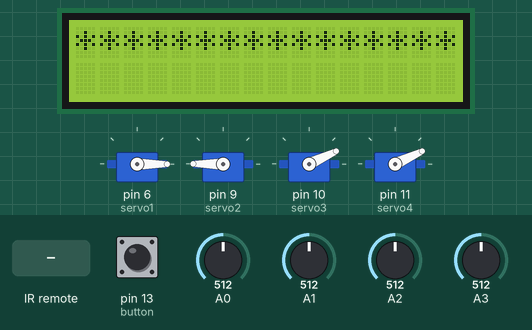
Simulated run of this sketch. Board: Arduino Uno, built with avr-gcc and run on an emulated ATmega328P. Parts: 4 × servo, 16×2 character LCD. The inputs (shaded band) are chosen by the test bench; at power-on: pin 13 (button) LOW, A0 = 512, A1 = 512, A2 = 512, A3 = 512. What the sketch prints to the serial monitor is not drawn.

Above: at 0.1 s.
2.3 s: infrared code 0xFF629D received
At 3.3 s:
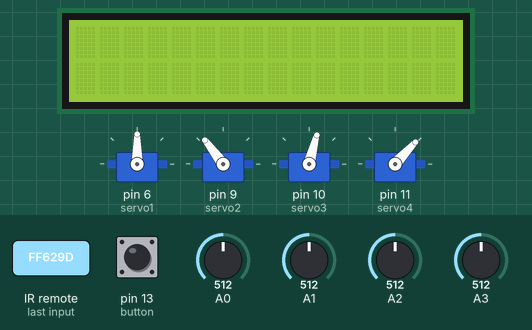
4.2 s: infrared code 0xFF30CF received
7.7 s: pin 13 (button) pulled HIGH for 1.6 s
At 9.5 s:
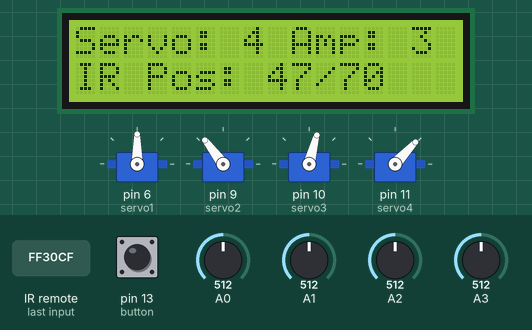
11.3 s: pin 13 (button) pulled HIGH for 3.2 s
Timing chart, 0 to 14.3 s (numbered marks = the images above; inputs shaded):
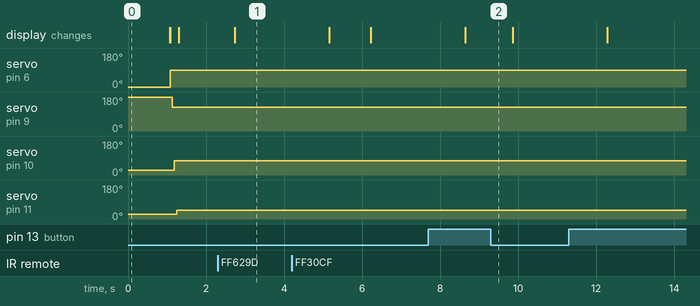

The sketch:

Robot_Arm_Test.ino
```cpp
/*** header block ***
 * code file name: Test_Robot_Arm.ino
 * code description: Control a robot arm using an analog and advanced sensor
 * hardware required: [UNO, USB Cable, Breadboard, Jumper Wires, Push Button, LED, 10k ohms Resistor, 330 ohms Resistor,
					   1K Potentiometer, 16x2 LCD Display, Servo motor, IR Receiver, Remote]
 * IDE version used to test code: 1.8.13
 * programmer(s) name: Oluwasegun Atolagbe
 * date when code is created/modified: 17/02/2021
 * code version: 1.0
 ***/

// pre-processor directives
#include "IRremote.h"
#include <Servo.h>
#include <LiquidCrystal.h>

// pin name definitions
const int button = 13, receiver = 5,
          servo1 = 6, servo2 = 9, servo3 = 10, servo4 = 11, /** SERVO PWN Pins **/
          d4 = 2, d5 = 3, d6 = 4, d7 = 7, en = 8, rs = 12; /** LCD Pins **/

// class/object declarations
IRrecv remote(receiver);  // create instance of 'remote'
// with signal pin of IR receiver to Arduino Digital PWM Pin 5
decode_results code; // create instance of 'decode_results'
Servo myservo1, myservo2, myservo3, myservo4;  // create servo object to control servos
LiquidCrystal lcd(rs, en, d4, d5, d6, d7);  // create lcd object to send data to lcd

// global variables
const int m1n[] = {0, 75, 25, 25}, m4x[] = {180, 180, 125, 70}; /** Min and Max value for servos **/
int p0s = 0, servoP0s[] = {0, 75, 25, 25}, amp[] = {3, 3, 3, 3};
bool p0wer = 1, m0de = 1;

void setup() {
   // configure data communication
  Serial.begin(9600); Serial.println("--> Start <--");

   // code that runs only once
  remote.enableIRIn(); // Start the receiver

  myservo1.attach(servo1); myservo2.attach(servo2); myservo3.attach(servo3); myservo4.attach(servo4);
  myservo1.write(m1n[0]); myservo2.write(m4x[1]); myservo3.write(m1n[2]); myservo4.write(m1n[3]);

  lcd.begin(16, 2); lcd.print("****************");
  delay(1000);
  lcd.clear(); lcd.print("--> Start <--");
}

void loop() {
  // data processing
  power();

  if (m0de) {
    potControl();

    if (remote.decode(&code) && (code.value == 0xFF629D)) { // have we received an IR signal?
      m0de = !m0de;
      remote.resume(); // receive the next value
    }
  } else {
    if (remote.decode(&code)) { // have we received an IR signal?
      irControl();
      remote.resume(); // receive the next value
    }
  }

  // data output
  sendLCD();

   // data communication
  sendSerial();

  delay(1000);
}

// user defined functions
char translateIR() {  // takes action based on IR code received
  switch (code.value) { // describing Remote IR codes
    case 0xFFA25D: return '-';
    case 0xFFE21D: return '+';
    case 0xFF629D: return 'C';
    case 0xFF22DD: return '<';
    case 0xFF02FD: return '>';
    case 0xFFC23D: return 'P';
    case 0xFFE01F: return '(';
    case 0xFFA857: return ')';
    case 0xFF30CF: return '1';
    case 0xFF18E7: return '2';
    case 0xFF7A85: return '3';
    case 0xFF10EF: return '4';
    case 0xFFFFFFFF: break;
    default: return 'I';
  }

  delay(500);
}

void power() {
  delay(2);

  if (digitalRead(button)) {
    if (p0wer) {
      lcd.display();
    }
    else {
      lcd.noDisplay();
    }
  } else {
    lcd.noDisplay();
  }
}

void sendSerial() {
  Serial.print("\nPower: ");
  Serial.print(p0wer);
  Serial.print("\tMode: ");
  Serial.println(m0de);

  for (int i = 0; i < 4; i++) {
    Serial.print("Servo: ");
    Serial.println(i + 1);

    Serial.print("Position: ");
    Serial.print(m1n[i]);
    Serial.print(" / ");
    Serial.print(servoP0s[i]);
    Serial.print(" / ");
    Serial.println(m4x[i]);

    Serial.print("Amplitude: ");
    Serial.println(amp[i]);
  }

  delay(25);
}

void sendLCD() {
  lcd.clear();

  lcd.setCursor(0, 0);
  if (!m0de) {
    lcd.print("Servo: ");
    lcd.print(p0s + 1);
    lcd.print(" Amp: ");
    lcd.print(amp[p0s]);
  } else {
    lcd.print("Using ANALOG IN");
  }

  lcd.setCursor(0, 1);
  if (!m0de) {
    lcd.print("IR ");
  };
  lcd.print("Pos: ");
  lcd.print(servoP0s[p0s]);
  lcd.print("/");
  lcd.print(m4x[p0s]);

  delay(25);
}

void irControl() {  // takes action based on IR code received
  switch (translateIR()) {
    case '-': if (p0s > 0) {
        p0s--;
      } break;
    case '+': if (p0s < 3) {
        p0s++;
      } break;
    case 'C': m0de = !m0de; break;
    case '<': if (servoP0s[p0s] > m1n[p0s]) {
        servoP0s[p0s] -= amp[p0s];
      } break;
    case '>': if (servoP0s[p0s] < m4x[p0s]) {
        servoP0s[p0s] += amp[p0s];
      } break;
    case 'P': p0wer = !p0wer; break;
    case '(': if (amp[p0s] > 3) {
        amp[p0s]--;
      } break;
    case ')': if (amp[p0s] < 10) {
        amp[p0s]++;
      } break;
    case '1': p0s = 0;
    case '2': p0s = 1;
    case '3': p0s = 2;
    case '4': p0s = 3;
    case 'I': Serial.println("\n  Invalid Option  !!!");
      lcd.clear(); lcd.home(); lcd.print(" Invalid Option ");
      delay(1000);
  }

  switch (p0s) {
    case 0: myservo1.write(servoP0s[p0s]); break;
    case 1: myservo2.write(servoP0s[p0s]); break;
    case 2: myservo3.write(servoP0s[p0s]); break;
    case 3: myservo4.write(servoP0s[p0s]); break;
  }

  delay(50);
}

void potControl() {
  int analogValue[] = {analogRead(A0), analogRead(A1), analogRead(A2), analogRead(A3)};

  for (int i = 0; i < 4; i++) {
    // scale it to use it with the servo
    servoP0s[i] = map(analogValue[i], 0, 1023, m1n[i], m4x[i]);

    delay(5);

    switch (i) { // sets the servo position according to the scaled value
      case 0: myservo1.write(servoP0s[i]); break;
      case 1: myservo2.write(servoP0s[i]); break;
      case 2: myservo3.write(servoP0s[i]); break;
      case 3: myservo4.write(servoP0s[i]); break;
    }

    delay(50);
  }
}
```

Measured:
- after the input at 7.7 s, the display: changes after 0.95 s (image 2)
